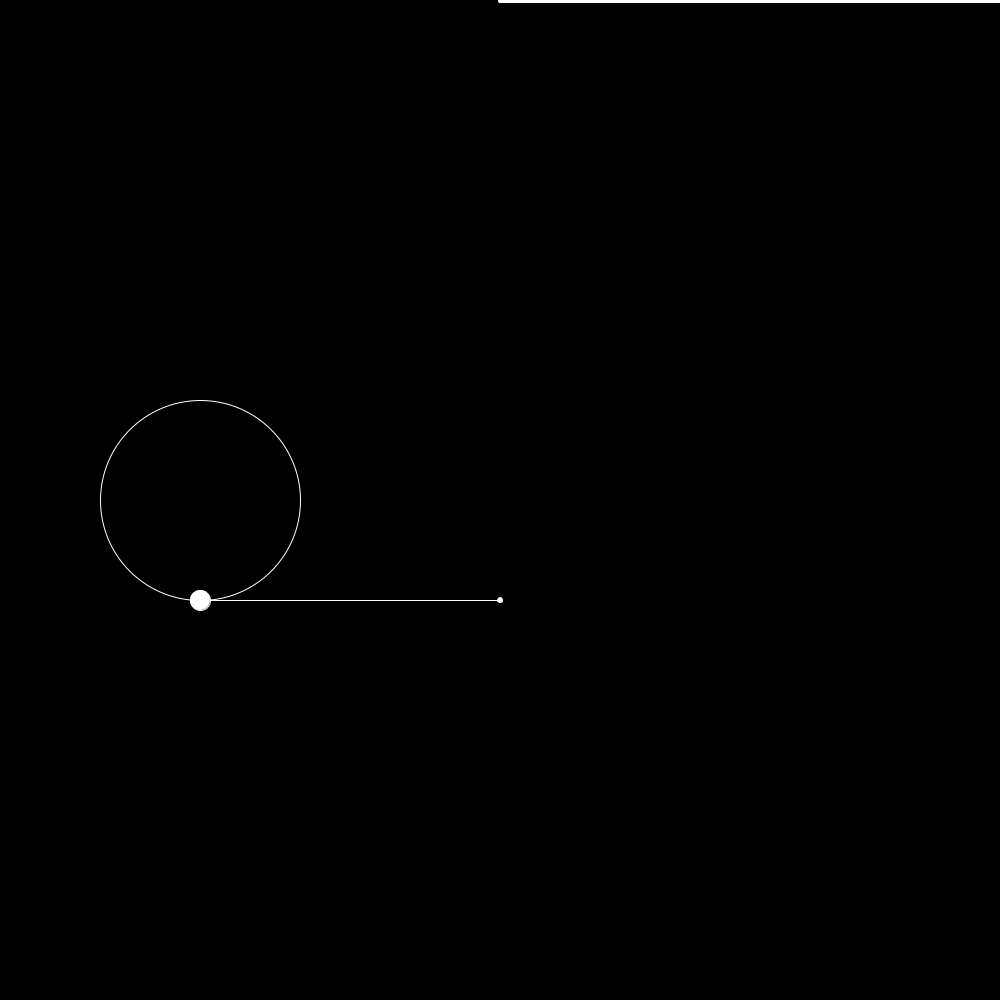
Frame 1 (no input)
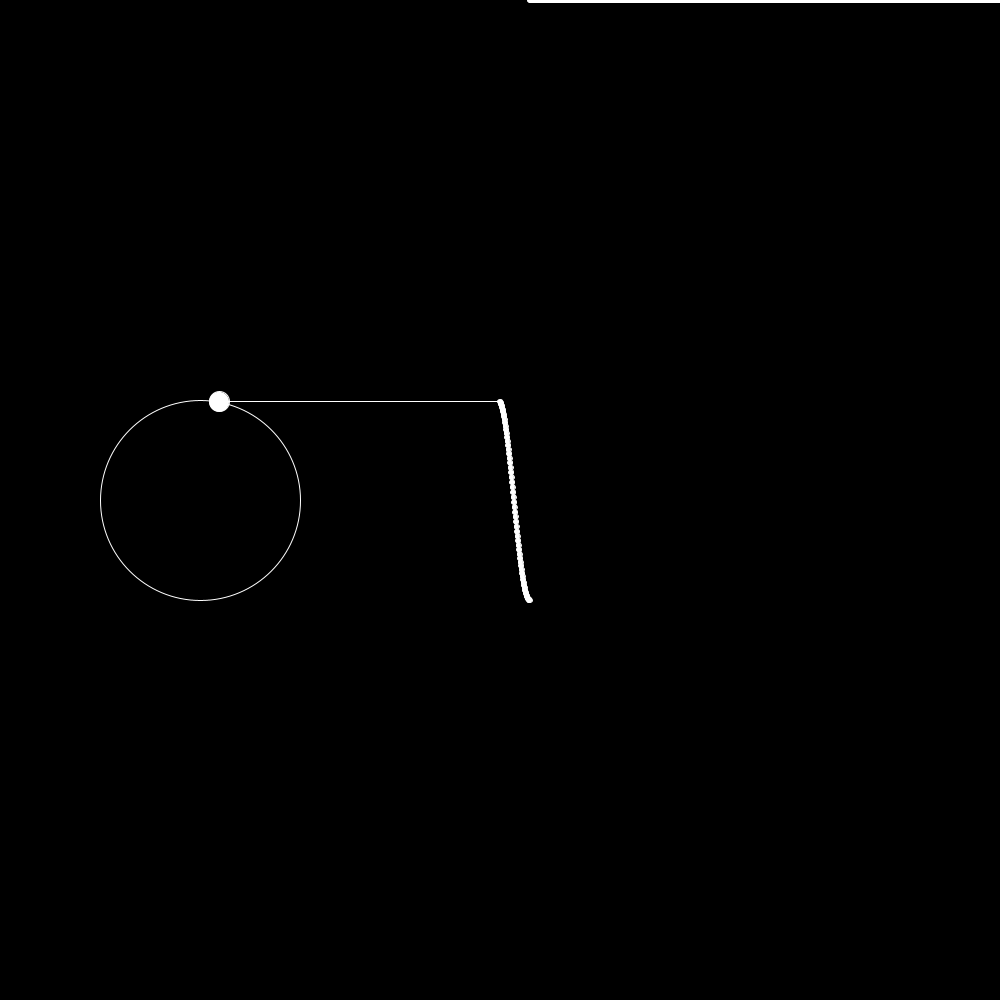
Frame 60 (the mouse pressed at the canvas centre just before this capture)
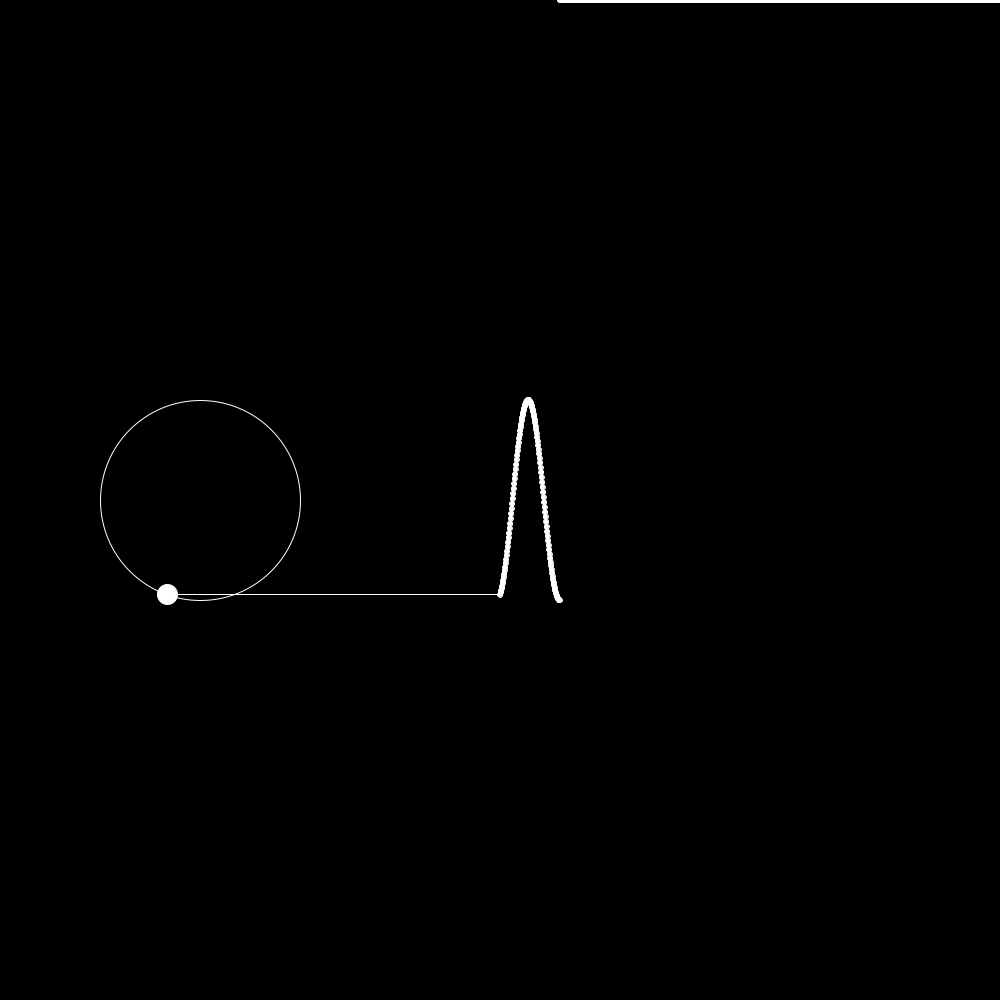
Frame 120 (the mouse held since frame 60 and released just before this capture)

The Processing sketch that drew these frames (run headless with seeded random() and noise(); from frame 60 on, the mouse is pressed at the canvas centre):

// Processing sketch: Circledrawing
// ── Circledrawing.pde
float time = 0;
float[] X = new float [1000];
float[] Y = new float [1000];
int i;
void setup() {
  size(1000,1000);
  for (i=0; i<1000;i++){
    X[i] = 500+i*0.5;
  }
}

void draw() {
  background(0);
  noFill();
  stroke(255);
  ellipse(200,500,200,200);
  fill(255);
  float x = 200+100*sin(time);
  float y = 500 +100*cos(time);
  ellipse(x,y,20,20);
  line(x,y,500,y);
  for (i=998; i>=0; i--){
    Y[i+1] = Y[i];
  }
  Y[0] = y;
  
  for (i=0; i<1000;i++) {
    ellipse(X[i],Y[i],5,5);
  }
  time += 0.05;
}
